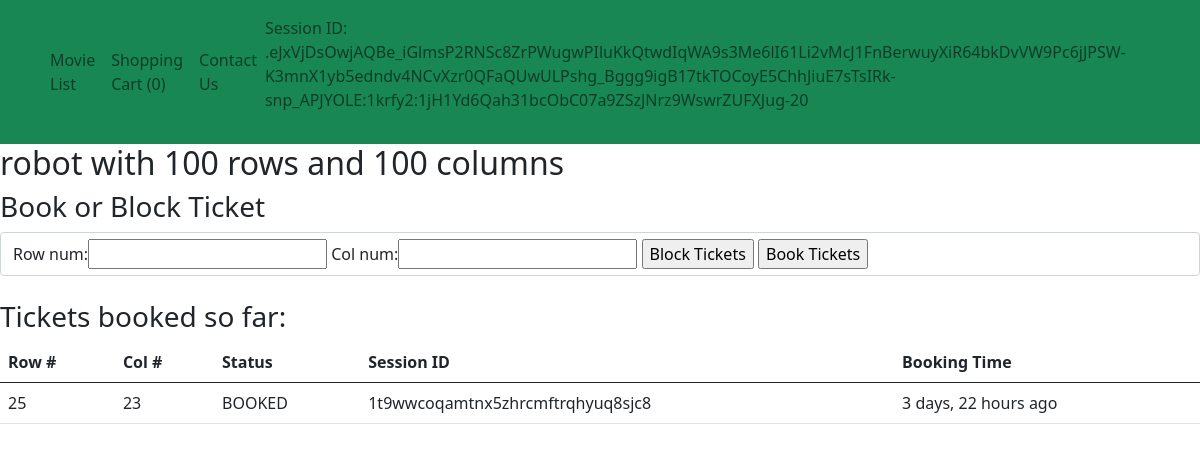
The app's page /movie/1/ (signed in) with its own data.
### movies/models.py (models this page shows)
class Movie(models.Model):
    created_at = models.DateTimeField(auto_now_add=True, db_index=True)
    updated_at = models.DateTimeField(auto_now=True)
    name = models.CharField(max_length=200, verbose_name='Movie name', null=False, blank=False)
    rows = models.PositiveSmallIntegerField(default=100, verbose_name="Number of rows")
    columns = models.PositiveSmallIntegerField(default=100, verbose_name="Number of columns")

class Tickets(models.Model):
    created_at = models.DateTimeField(auto_now_add=True, db_index=True)
    updated_at = models.DateTimeField(auto_now=True)
    row_num = models.PositiveSmallIntegerField(null=False, blank=False)
    col_num = models.PositiveSmallIntegerField(null=False, blank=False)
    movie = models.ForeignKey(Movie, null=False, on_delete= models.CASCADE)
    status = models.IntegerField(choices=TICKET_STATUS_CHOICES, default=1)
    session = models.CharField(blank=False, null=False, max_length=200)
    class Meta:
        unique_together = ('movie', 'row_num', 'col_num')

### movies/views.py (the view)
# urls.py: url(r'^movie/(?P<movie_id>\d+)/$', views.movie_detail, name="movie"),
def movie_detail(request, movie_id=None):
    try:
        movie = Movie.objects.get(pk=movie_id)
        tickets_booked = Tickets.objects.filter(movie=movie)
        context = {
            'movie': movie,
            'tickets_booked': tickets_booked,
            'ticket_form': TicketsForm(),
            'cart': request.session.get('cart', [])
        }
        return render(request, "movie.html", context)
    except Movie.DoesNotExist:
        return HttpResponseNotFound('<h1>This movie does not exist</h1>')

### movies/models.py
class TicketsForm(ModelForm):
    class Meta:
        model = Tickets
        fields = ['row_num', 'col_num',]

### movies/templates/movie.html (shortened to what this page needs)
{% extends "base.html" %}
{% load static %}
{% block content %}
<h2>{{movie.name}} with {{movie.rows}} rows and {{movie.columns}} columns</h2>
<h3>Book or Block Ticket</h3>
<form action="/book_ticket/{{movie.pk}}/" method="post" class="form-control">
    {{ ticket_form }}
    <input type="submit" name="block_tix" value="Block Tickets" />
    <input type="submit" name="book_tix" value="Book Tickets" />
</form>
<br/>
<h3>Tickets booked so far:</h3>
<table class="table">
<thead>
<tr>
    <th>Row #</th>
    <th>Col #</th>
    <th>Status</th>
    <th>Session ID</th>
    <th>Booking Time</th>
</tr>
</thead>
<tbody>
{% for ticket in tickets_booked %}
    <tr>
        <td>{{ ticket.row_num }} </td>
        <td>{{ ticket.col_num }} </td>
        <td>{% if ticket.status == 1 %}AVAILABLE{% elif ticket.status == 2 %}BLOCKED{% else %}BOOKED{% endif %}</td>
        <td>{{ ticket.session }}</td>
        <td>{{ ticket.created_at|timesince }} ago</td>
    </tr>
{% endfor %}
</tbody>
</table>
{% endblock %}

### records on screen
Movie: name "robot", rows "100", columns "100"
Tickets: row_num "25", col_num "23", status "BOOKED", session "1t9wwcoqamtnx5zhrcmftrqhyuq8sjc8", created_at "3 days, 22 hours"

### other values on screen
{{ cart|length }} "0"
